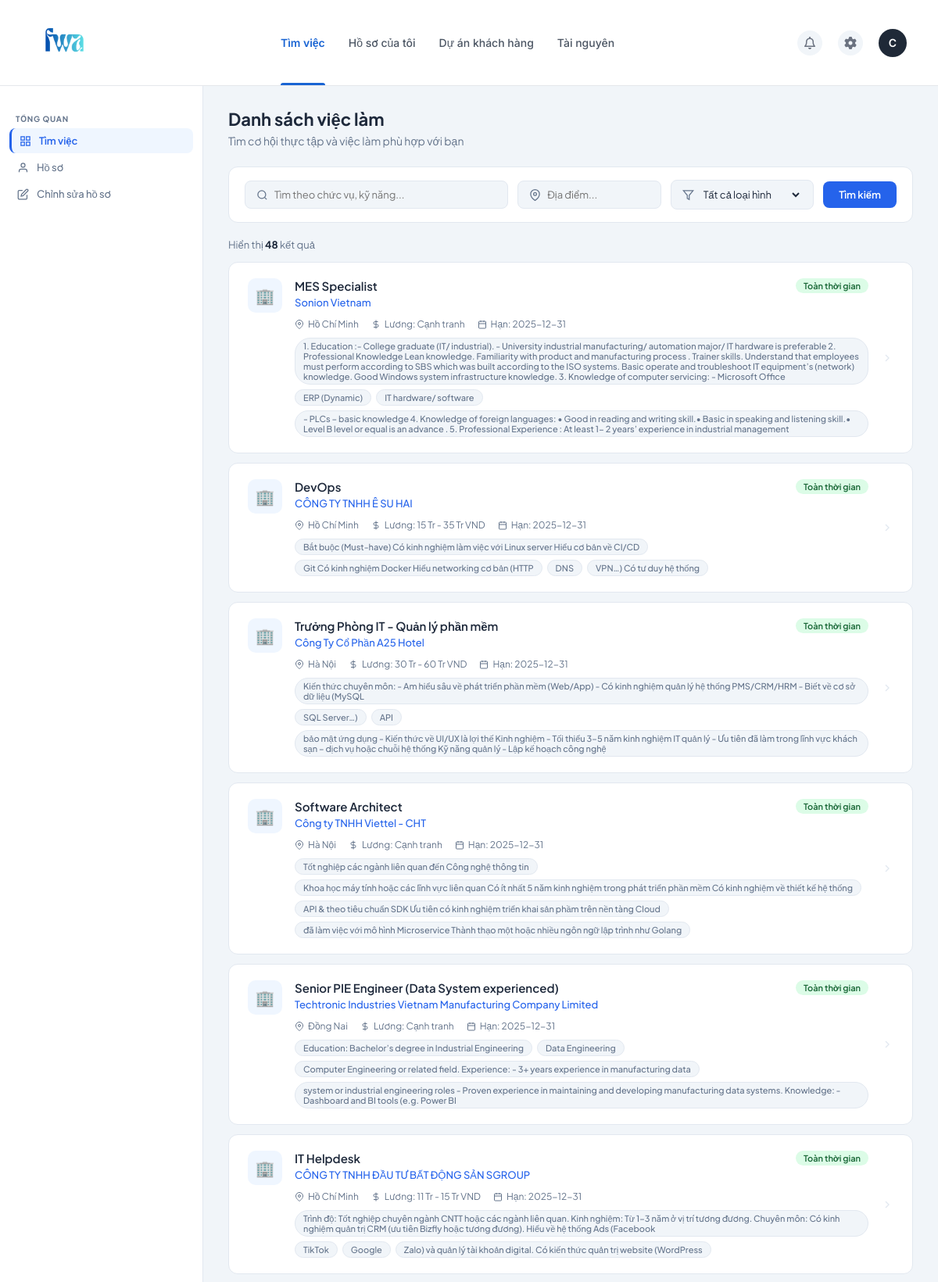
The page /jobs (signed in, upper part) on the database its author committed.
### app.py (models this page shows, shortened)
class Job(db.Model):
    __tablename__ = 'jobs'
    id = db.Column(db.Integer, primary_key=True)
    title = db.Column(db.String(200), nullable=False)
    company = db.Column(db.String(200), nullable=False)
    description = db.Column(db.Text)
    required_skills = db.Column(db.Text)
    salary_range = db.Column(db.String(100))
    location = db.Column(db.String(200))
    job_type = db.Column(db.String(50))
    industry = db.Column(db.String(100))
    application_deadline = db.Column(db.Date)
    apply_url = db.Column(db.String(500))
    source = db.Column(db.String(50))
    created_at = db.Column(db.DateTime, server_default=db.func.now())

### app.py (the view)
    def decorated_function(*args, **kwargs):
        if 'user_id' not in session:
            session['next_url'] = request.url
            return redirect(url_for('login'))
        return f(*args, **kwargs)

### app.py (called while the page is built, shortened)
def login_required(f):
    def decorated_function(*args, **kwargs):
        if 'user_id' not in session:
            session['next_url'] = request.url
            return redirect(url_for('login'))
        return f(*args, **kwargs)
    decorated_function.__name__ = f.__name__
    return decorated_function

@app.route('/jobs')
@login_required
def job_list():
    keyword = request.args.get('keyword', '')
    location = request.args.get('location', '')
    job_type = request.args.get('job_type', '')
    query = Job.query
    if location:
        query = query.filter(Job.location.contains(location))
    if job_type:
        query = query.filter_by(job_type=job_type)
    jobs = query.order_by(Job.created_at.desc()).all()
    return render_template('job_list.html', jobs=jobs, keyword=keyword, location=location, job_type=job_type)

### templates/job_list.html (shortened to what this page needs)
<!DOCTYPE html>
<html lang="vi">
<head>
  <link href="https://cdnjs.cloudflare.com/ajax/libs/font-awesome/6.4.0/css/all.min.css" rel="stylesheet">
</head>
<body>
<nav class="navbar">
  <a href="{{ url_for('job_list') }}" class="nav-left">
    <img src="{{ url_for('static', filename='images/logo.png') }}" alt="Logo" style="height: 85px; vertical-align: middle;">
  </a>
  <div class="nav-center">
    <a href="{{ url_for('job_list') }}" class="nav-link active">Tìm việc</a>
    <a href="{{ url_for('profile') }}" class="nav-link">Hồ sơ của tôi</a>
    <a href="{{ url_for('client_projects') }}" class="nav-link">Dự án khách hàng</a>
    <a href="#" class="nav-link">Tài nguyên</a>
  </div>
  <div class="nav-right">
    <div class="icon-btn" title="Thông báo"><i class="far fa-bell" style="font-size: 16px;"></i></div>
    <a href="{{ url_for('edit_profile') }}" class="icon-btn" title="Cài đặt"><i class="fas fa-cog" style="font-size: 16px;"></i></a>
    <div class="user-dropdown">
      <div class="avatar" id="userAvatarBtn" onclick="toggleUserMenu()">
        {% if session.get('user_picture') %}<img src="{{ session.get('user_picture') }}">
        {% else %}{{ (session.get('user_name', 'U') or 'U')[0].upper() }}{% endif %}
      </div>
    </div>
  </div>
</nav>
<div class="app-layout">
  <aside class="sidebar">
    <div class="sidebar-section">
      <span class="sidebar-label">Tổng quan</span>
      <a href="{{ url_for('job_list') }}" class="sidebar-link active">
        <svg width="15" height="15" fill="none" stroke="currentColor" stroke-width="2" viewBox="0 0 24 24"><rect x="3" y="3" width="7" height="7"/><rect x="14" y="3" width="7" height="7"/><rect x="14" y="14" width="7" height="7"/><rect x="3" y="14" width="7" height="7"/></svg>
        Tìm việc
      </a>
      <a href="{{ url_for('profile') }}" class="sidebar-link">
        <svg width="15" height="15" fill="none" stroke="currentColor" stroke-width="2" viewBox="0 0 24 24"><path d="M20 21v-2a4 4 0 0 0-4-4H8a4 4 0 0 0-4 4v2"/><circle cx="12" cy="7" r="4"/></svg>
        Hồ sơ
      </a>
      <a href="{{ url_for('edit_profile') }}" class="sidebar-link">
        <svg width="15" height="15" fill="none" stroke="currentColor" stroke-width="2" viewBox="0 0 24 24"><path d="M11 4H4a2 2 0 0 0-2 2v14a2 2 0 0 0 2 2h14a2 2 0 0 0 2-2v-7"/><path d="M18.5 2.5a2.121 2.121 0 0 1 3 3L12 15l-4 1 1-4 9.5-9.5z"/></svg>
        Chỉnh sửa hồ sơ
      </a>
    </div>
  </aside>
  <main class="main-content">
    <div class="page-header">
      <h1>Danh sách việc làm</h1>
      <p>Tìm cơ hội thực tập và việc làm phù hợp với bạn</p>
    </div>
    <form method="GET" class="search-card">
      <div class="search-field" style="flex:2">
        <svg width="15" height="15" fill="none" stroke="currentColor" stroke-width="2" viewBox="0 0 24 24"><circle cx="11" cy="11" r="8"/><line x1="21" y1="21" x2="16.65" y2="16.65"/></svg>
        <input type="text" name="keyword" placeholder="Tìm theo chức vụ, kỹ năng..." value="{{ keyword }}">
      </div>
      <div class="search-field">
        <svg width="15" height="15" fill="none" stroke="currentColor" stroke-width="2" viewBox="0 0 24 24"><path d="M21 10c0 7-9 13-9 13s-9-6-9-13a9 9 0 0 1 18 0z"/><circle cx="12" cy="10" r="3"/></svg>
        <input type="text" name="location" placeholder="Địa điểm..." value="{{ location }}">
      </div>
      <div class="search-field">
        <svg width="15" height="15" fill="none" stroke="currentColor" stroke-width="2" viewBox="0 0 24 24"><polygon points="22 3 2 3 10 12.46 10 19 14 21 14 12.46 22 3"/></svg>
        <select name="job_type">
          <option value="">Tất cả loại hình</option>
        </select>
      </div>
      <button type="submit" class="btn-search">Tìm kiếm</button>
    </form>
    {% if jobs %}
    <p class="jobs-count">Hiển thị <strong>{{ jobs|length }}</strong> kết quả</p>
    {% for job in jobs %}
    <a href="{{ url_for('job_detail', job_id=job.id) }}" class="job-card">
      <div class="job-card-icon">
        {% if job.industry == 'IT' %}💻
        {% elif job.industry == 'Marketing' %}📣
        {% elif job.industry == 'Finance' %}💰
        {% else %}🏢{% endif %}
      </div>
      <div class="job-card-body">
        <div class="job-card-top">
          <div>
            <span class="job-title">{{ job.title }}</span>
            <div class="job-company">{{ job.company }}</div>
          </div>
          <span class="job-badge
            {% if job.job_type == 'internship' %}badge-internship
            {% elif job.job_type == 'part-time' %}badge-part-time
            {% else %}badge-full-time{% endif %}">
            {% if job.job_type == 'internship' %}Thực tập
            {% elif job.job_type == 'part-time' %}Bán thời gian
            {% else %}Toàn thời gian{% endif %}
          </span>
        </div>
        <div class="job-meta">
          <span class="job-meta-item">
            <svg width="12" height="12" fill="none" stroke="currentColor" stroke-width="2" viewBox="0 0 24 24"><path d="M21 10c0 7-9 13-9 13s-9-6-9-13a9 9 0 0 1 18 0z"/><circle cx="12" cy="10" r="3"/></svg>
            {{ job.location or 'Không rõ' }}
          </span>
          <span class="job-meta-item">
            <svg width="12" height="12" fill="none" stroke="currentColor" stroke-width="2" viewBox="0 0 24 24"><line x1="12" y1="1" x2="12" y2="23"/><path d="M17 5H9.5a3.5 3.5 0 0 0 0 7h5a3.5 3.5 0 0 1 0 7H6"/></svg>
            {{ job.salary_range or 'Thỏa thuận' }}
          </span>
          {% if job.application_deadline %}
          <span class="job-meta-item">
            <svg width="12" height="12" fill="none" stroke="currentColor" stroke-width="2" viewBox="0 0 24 24"><rect x="3" y="4" width="18" height="18" rx="2" ry="2"/><line x1="16" y1="2" x2="16" y2="6"/><line x1="8" y1="2" x2="8" y2="6"/><line x1="3" y1="10" x2="21" y2="10"/></svg>
            Hạn: {{ job.application_deadline }}
          </span>
          {% endif %}
        </div>
        {% if job.required_skills %}
        <div class="job-skills">
          {% for skill in job.required_skills.split(',')[:4] %}
          <span class="skill-tag">{{ skill.strip() }}</span>
          {% endfor %}
        </div>
        {% endif %}
      </div>
      <svg class="job-card-arrow" width="16" height="16" fill="none" stroke="currentColor" stroke-width="2" viewBox="0 0 24 24"><polyline points="9 18 15 12 9 6"/></svg>
    </a>
    {% endfor %}
    {% else %}
    <div class="empty-state">
      <p>Không tìm thấy công việc phù hợp. Thử thay đổi bộ lọc tìm kiếm.</p>
    </div>
    {% endif %}
  </main>
</div>
</body>
</html>

### rows shown on the page
Job: title "MES Specialist", company "Sonion Vietnam", job_type "Toàn thời gian", location "Hồ Chí Minh", salary_range "Lương: Cạnh tranh", application_deadline "2025-12-31", strip "1. Education :- College graduate (IT/ industrial). - University industrial manufacturing/ automation major/ IT hardware is preferable 2. Professional Knowledge Lean knowledge. Familiarity with product and manufacturing process . Trainer skills. Understand that employees must perform according to SBS which was built according to the ISO systems. Basic operate and troubleshoot IT equipment’s (network) knowledge. Good Windows system infrastructure knowledge. 3. Knowledge of computer servicing: - Microsoft Office" "ERP (Dynamic)" "IT hardware/ software" "- PLCs – basic knowledge 4. Knowledge of foreign languages: • Good in reading and writing skill.• Basic in speaking and listening skill.• Level B level or equal is an advance . 5. Professional Experience : At least 1- 2 years’ experience in industrial management"
Job: title "DevOps", company "CÔNG TY TNHH Ê SU HAI", job_type "Toàn thời gian", location "Hồ Chí Minh", salary_range "Lương: 15 Tr - 35 Tr VND", application_deadline "2025-12-31", strip "Bắt buộc (Must-have) Có kinh nghiệm làm việc với Linux server Hiểu cơ bản về CI/CD" "Git Có kinh nghiệm Docker Hiểu networking cơ bản (HTTP" "DNS" "VPN…) Có tư duy hệ thống"
Job: title "Trưởng Phòng IT - Quản lý phần mềm", company "Công Ty Cổ Phần A25 Hotel", job_type "Toàn thời gian", location "Hà Nội", salary_range "Lương: 30 Tr - 60 Tr VND", application_deadline "2025-12-31", strip "Kiến thức chuyên môn: - Am hiểu sâu về phát triển phần mềm (Web/App) - Có kinh nghiệm quản lý hệ thống PMS/CRM/HRM - Biết về cơ sở dữ liệu (MySQL" "SQL Server…)" "API" "bảo mật ứng dụng - Kiến thức về UI/UX là lợi thế Kinh nghiệm - Tối thiểu 3–5 năm kinh nghiệm IT quản lý - Ưu tiên đã làm trong lĩnh vực khách sạn – dịch vụ hoặc chuỗi hệ thống Kỹ năng quản lý - Lập kế hoạch công nghệ"
Job: title "Software Architect", company "Công ty TNHH Viettel - CHT", job_type "Toàn thời gian", location "Hà Nội", salary_range "Lương: Cạnh tranh", application_deadline "2025-12-31", strip "Tốt nghiệp các ngành liên quan đến Công nghệ thông tin" "Khoa học máy tính hoặc các lĩnh vực liên quan Có ít nhất 5 năm kinh nghiệm trong phát triển phần mềm Có kinh nghiệm về thiết kế hệ thống" "API & theo tiêu chuẩn SDK Ưu tiên có kinh nghiệm triển khai sản phầm trên nền tàng Cloud" "đã làm việc với mô hình Microservice Thành thạo một hoặc nhiều ngôn ngữ lập trình như Golang"
Job: title "Senior PIE Engineer (Data System experienced)", company "Techtronic Industries Vietnam Manufacturing Company Limited", job_type "Toàn thời gian", location "Đồng Nai", salary_range "Lương: Cạnh tranh", application_deadline "2025-12-31", strip "Education: Bachelor’s degree in Industrial Engineering" "Data Engineering" "Computer Engineering or related field. Experience: - 3+ years experience in manufacturing data" "system or industrial engineering roles - Proven experience in maintaining and developing manufacturing data systems. Knowledge: - Dashboard and BI tools (e.g. Power BI"
Job: title "IT Helpdesk", company "CÔNG TY TNHH ĐẦU TƯ BẤT ĐỘNG SẢN SGROUP", job_type "Toàn thời gian", location "Hồ Chí Minh", salary_range "Lương: 11 Tr - 15 Tr VND", application_deadline "2025-12-31", strip "Trình độ: Tốt nghiệp chuyên ngành CNTT hoặc các ngành liên quan. Kinh nghiệm: Từ 1–3 năm ở vị trí tương đương. Chuyên môn: Có kinh nghiệm quản trị CRM (ưu tiên Bizfly hoặc tương đương). Hiểu về hệ thống Ads (Facebook" "TikTok" "Google" "Zalo) và quản lý tài khoản digital. Có kiến thức quản trị website (WordPress"

### other values the page prints
{{ (session.get('user_name', 'U') or 'U')[0].upper() }} "C"
{{ jobs|length }} "48"
